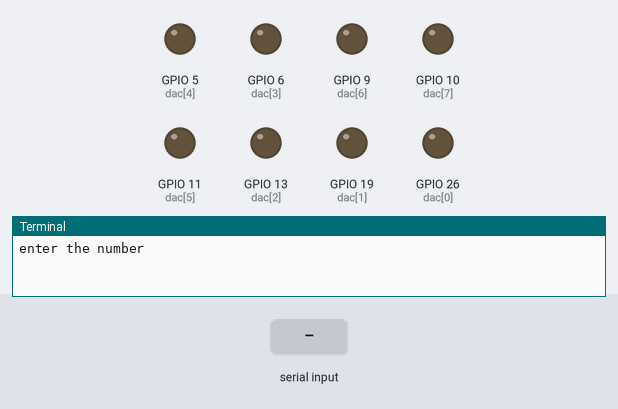
Bench run of a program on a simulated Raspberry Pi (BCM pin numbers). Parts: output pins drawn as LEDs (lit = HIGH), the last lines printed to the terminal. The test bench sets the inputs (shaded band). At 5.3 s the program stops and its outputs stay as they are.

Above: at 1.2 s.
1.3 s: "5" typed at the terminal, then Enter
At 2.1 s:
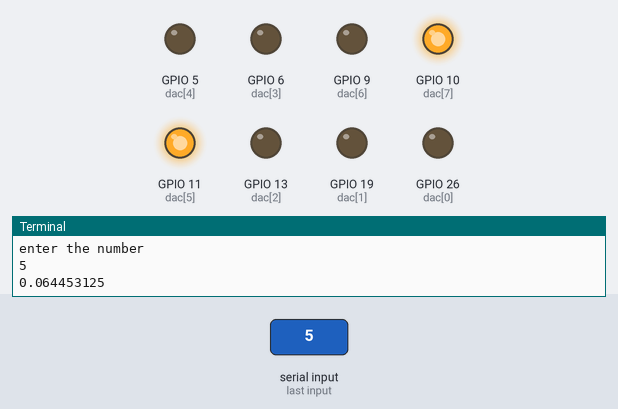
Timing chart, 0 to 6.8 s (numbered marks = the images above; inputs shaded):
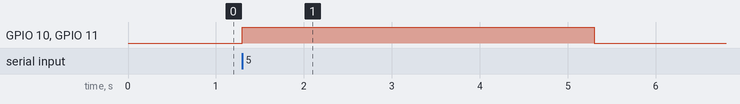

Measured:
- after the input at 1.3 s, GPIO 10 (dac[7]), GPIO 11 (dac[5]): LOW → HIGH at once, → LOW 4.0 s later

The program:

dac.py
```python
import RPi.GPIO as GPIO
import time

dac = [26, 19, 13, 6, 5, 11, 9, 10]

GPIO.setmode (GPIO.BCM)
GPIO.setup (dac, GPIO.OUT)

def d2b (val):
    return (int (elem) for elem in bin (val) [2:].zfill(8))

def is_digit (str):
    if (str.isdigit()):
        return True
    else:
        try:
            float (str)
            return True
        except ValueError:
            return False

try:
    print ("enter the number")
    val = input ()

    if val == "q":
        quit ()

    if is_digit (val) == False:
        print ("no, enter a number")
        quit ()

    if float (val) % 1 != 0:
        print ("no, an integer")
        quit ()

    val = int (val)

    if val > 255:
        print ("no, less then 256")
        quit ()

    if val < 0:
        print ("no, a postive one")
        quit ()

    GPIO.output (dac, list (d2b (val)))
    print (val / 256 * 3.3)
    time.sleep (4)

finally:
    GPIO.output (dac, 0)
    GPIO.cleanup ()
```
